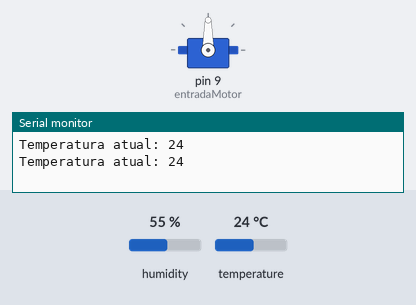
Bench run of a sketch on a simulated Arduino Uno, built with avr-gcc and run on an emulated ATmega328P. Parts: servo, the last lines printed to the serial monitor. The test bench sets the inputs (shaded band); at power-on: temperature 24 °C, humidity 55 %.

Above: at 1.5 s.
1.6 s: temperature set to 22 °C
3.8 s: temperature set to 19 °C
At 6.0 s:
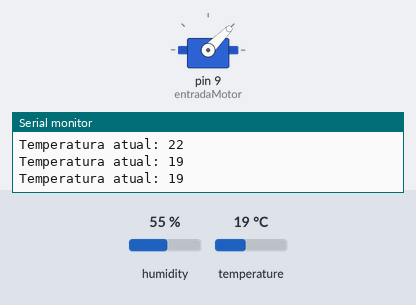
6.3 s: temperature set to 28 °C
At 7.9 s:
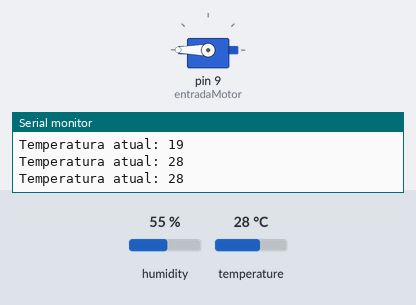
8.5 s: temperature set to 25 °C
At 9.7 s:
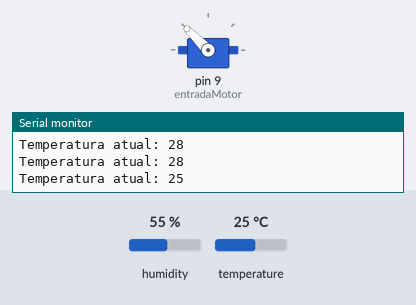
10.7 s: temperature set to 12 °C
At 12.5 s:
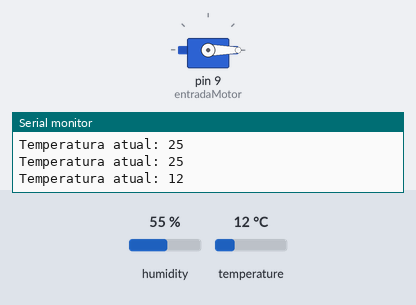
12.8 s: temperature set to 17 °C
14.8 s: temperature set to 20 °C
At 16.7 s:
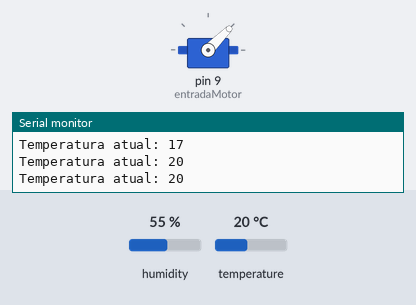
Timing chart, 0 to 18.2 s (numbered marks = the images above; inputs shaded):
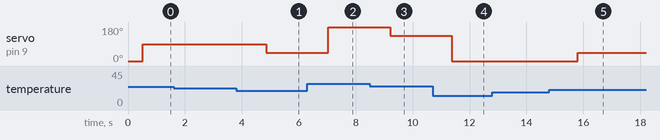

The sketch:

sistemaMonitoramento.ino
```cpp
// incluindo as bibliotecas utilizadas
#include <DHT11.h>
#include <Servo.h>

// definindo as entradas de cada componente utilizado
int const sensorTemperatura = 3;
int const entradaMotor = 9;
int const botaoAbrir = 5;
int const botaoFechar = 6;
int const alertaSonoro = 12;

// definindo o grau de abertura do motor
int const abertura_0 = 0;
int const abertura_25 = 45;
int const abertura_50 = 90;
int const abertura_75 = 135;
int const abertura_100 = 180;

// definindo a classe das bibliotecas
Servo motor;
DHT11 sensor(sensorTemperatura);

void setup()
{
  pinMode(botaoAbrir, INPUT_PULLUP);
  pinMode(botaoFechar, INPUT_PULLUP);

  motor.attach(entradaMotor);

  Serial.begin(9600);

  motor.write(abertura_0); // iniciar o motor na abertura 0%
}

void loop() {
  int temperatura = sensor.readTemperature(); // leitura do sensor de temperatura

  Serial.print("Temperatura atual: ");
  Serial.print(temperatura);
  Serial.print("\n");

  if(temperatura > 28){
    motor.write(abertura_100);
    digitalWrite(alertaSonoro, HIGH);
    delay(200);
    digitalWrite(alertaSonoro, LOW);
    delay(200);
  }

  if(temperatura > 26 && temperatura <= 28){
    motor.write(abertura_100);
  }

  if(temperatura > 24 && temperatura <= 26){
    motor.write(abertura_75);
  }

  if(temperatura > 20 && temperatura <= 24) {
    motor.write(abertura_50);
  }

  if(temperatura > 18 && temperatura <= 20){
    motor.write(abertura_25);
  }

  if(temperatura > 16 && temperatura <= 18){
    motor.write(abertura_0);
  }

  if(temperatura < 16){
    motor.write(abertura_0);
    digitalWrite(alertaSonoro, HIGH);
    delay(200);
    digitalWrite(alertaSonoro, LOW);
    delay(200);
  }

  delay(200);
}
```

Measured:
- the behaviour switches between 21 and 20 °C on temperature (found by bisection; images 0 and 1)
- the behaviour switches between 27 and 26 °C on temperature (found by bisection; images 2 and 3)
- the behaviour switches between 18 and 19 °C on temperature (found by bisection; images 4 and 5)
- after the input at 3.8 s, servo on pin 9 (entradaMotor): 90° → 45° after 1.1 s
- after the input at 6.3 s, servo on pin 9 (entradaMotor): 45° → 180° after 0.74 s
- after the input at 8.5 s, servo on pin 9 (entradaMotor): 180° → 135° after 0.71 s
- after the input at 10.7 s, servo on pin 9 (entradaMotor): 135° → 0° after 0.68 s
- after the input at 14.8 s, servo on pin 9 (entradaMotor): 0° → 45° after 1.0 s
